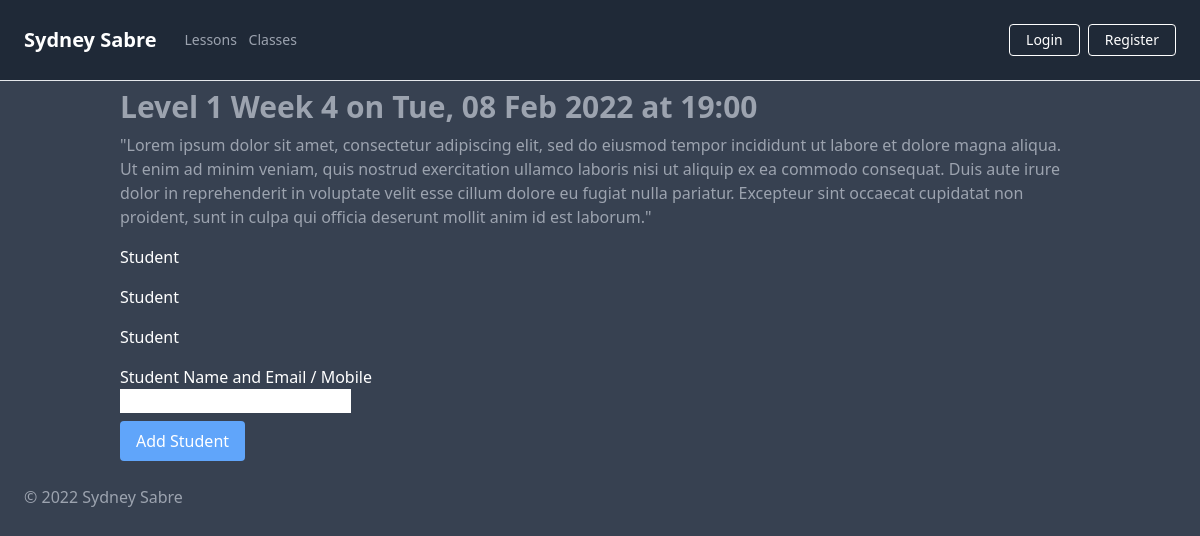
The app's page /classes/9 with its own data.
### app/models.py (models this page shows)
class ClassSlot(db.Model):
    __tablename__ = "class_slots"
    id = db.Column(db.Integer, primary_key=True)
    date = db.Column(db.Date, nullable=False)
    time = db.Column(db.Time, nullable=False)
    class_name = db.Column(db.String(250), nullable=True)
    class_description = db.Column(db.String(500), nullable=True)
    completed = db.Column(db.Boolean, default=False, nullable=True)
    students = db.relationship("Student")

class Student(db.Model):
    __tablename__ = "students"
    id = db.Column(db.Integer, primary_key=True)
    name = db.Column(db.String(250), nullable=True)
    paid = db.Column(db.Boolean, default=False, nullable=True)
    parent_id = db.Column(db.Integer, db.ForeignKey('class_slots.id'))

### app/routes.py (the view, shortened to what this page needs)
@app.route('/classes/<class_slot_id>', methods=["GET", "POST"])
def book_class(class_slot_id):
    form = BookingClassForm()
    class_slot = ClassSlot.query.get(class_slot_id)
    return render_template('class_slot.html', current_class=class_slot, form=form)

### app/forms.py
class BookingClassForm(FlaskForm):
    name = StringField("Student Name and Email / Mobile", validators=[DataRequired()])
    submit = SubmitField("Add Student")

### app/templates/class_slot.html (shortened to what this page needs)
{% extends 'base.html' %}
{% block title %}
{{ current_class.class_name }} on {{ current_class.date.strftime('%a, %d %b %Y') }} at {{ current_class.time.strftime('%H:%M') }}
{% endblock %}
{% block content %}
    <div class="container">
        <h1 class="text-gray-400 my-2 text-3xl font-bold">{{ self.title() }}</h1>
        <p class="text-gray-400">
            {{ current_class.class_description }}
        </p>
        {% if current_user.is_admin: %}
        {% for student in current_class.students %}
        <div class="flex mr-auto my-4 w-full md:w-3/4 lg:w-1/2">
            <div class="flex grow">
                <p class="text-white">
                    {{ student.name }}
                </p>
            </div>
            <div class="flex">
                <a class="bg-red-400 hover:bg-red-200 text-white font-bold mx-2 px-3 py-2 rounded"
                href="{{url_for('delete_student', student_id=student.id)}}">
                ✘
                </a>
            </div>
        </div>
        {% endfor %}
        {% else %}
            {% for student in current_class.students %}
            <div class="flex mr-auto my-4 w-full md:w-3/4 lg:w-1/2">
                <div class="flex grow">
                    <p class="text-white">
                        Student
                    </p>
                </div>
            </div>
            {% endfor %}
        {% endif %}
        <form action="" method="post" novalidate>
            <div class="my-2">
                <p class="text-white">
                    {{ form.name.label }}
                </p>
                <p>
                    {{ form.name }}
                </p>
            </div>
            <button class="bg-blue-400 hover:bg-blue-200 text-white font-bold py-2 px-4 rounded">{{ form.submit() }}</button>
        </form>
    </div>
{% endblock %}

### app/static/css/main.css (style rules this page uses)
html { line-height: 1.5; -webkit-text-size-adjust: 100%; -moz-tab-size: 4; -o-tab-size: 4; tab-size: 4; font-family: ui-sans-serif, system-ui, -apple-system, BlinkMacSystemFont, "Segoe UI", Roboto, "Helvetica Neue", Arial, "Noto Sans", sans-serif, "Apple Color Emoji", "Segoe UI Emoji", "Segoe UI Symbol", "Noto Color Emoji"; }
body { margin: 0; line-height: inherit; }
h1, h2, h3, h4, h5, h6 { font-size: inherit; font-weight: inherit; }
button, input, optgroup, select, textarea { font-family: inherit; font-size: 100%; line-height: inherit; color: inherit; margin: 0; padding: 0; }
button, select { text-transform: none; }
button, [type='button'], [type='reset'], [type='submit'] { -webkit-appearance: button; background-color: transparent; background-image: none; }
blockquote, dl, dd, h1, h2, h3, h4, h5, h6, hr, figure, p, pre { margin: 0; }
input::placeholder, textarea::placeholder { opacity: 1; color: #9ca3af; }
button, [role="button"] { cursor: pointer; }
.container { width: 100%; margin-right: auto; margin-left: auto; padding-right: 2rem; padding-left: 2rem; }
@media (min-width: 640px) { .container { max-width: 640px; } }
@media (min-width: 768px) { .container { max-width: 768px; } }
@media (min-width: 1024px) { .container { max-width: 1024px; } }
.my-2 { margin-top: 0.5rem; margin-bottom: 0.5rem; }
.my-4 { margin-top: 1rem; margin-bottom: 1rem; }
.mr-auto { margin-right: auto; }
.flex { display: flex; }
.w-full { width: 100%; }
.grow { flex-grow: 1; }
.rounded { border-radius: 0.25rem; }
.bg-gray-700 { --tw-bg-opacity: 1; background-color: rgb(55 65 81 / var(--tw-bg-opacity)); }
.bg-blue-400 { --tw-bg-opacity: 1; background-color: rgb(96 165 250 / var(--tw-bg-opacity)); }
.py-2 { padding-top: 0.5rem; padding-bottom: 0.5rem; }
.px-4 { padding-left: 1rem; padding-right: 1rem; }
.text-3xl { font-size: 1.875rem; line-height: 2.25rem; }
.font-bold { font-weight: 700; }
.text-white { --tw-text-opacity: 1; color: rgb(255 255 255 / var(--tw-text-opacity)); }
.text-gray-400 { --tw-text-opacity: 1; color: rgb(156 163 175 / var(--tw-text-opacity)); }
@media (min-width: 768px) { .md\:w-3\/4 { width: 75%; } }
@media (min-width: 1024px) { .lg\:w-1\/2 { width: 50%; } }

### records on screen
ClassSlot: class_name "Level 1 Week 4", date "Tue, 08 Feb 2022", time "19:00", class_description "\"Lorem ipsum dolor sit amet, consectetur adipiscing elit, sed do eiusmod tempor incididunt ut labore et dolore magna aliqua. Ut enim ad minim veniam, quis nostrud exercitation ullamco laboris nisi ut aliquip ex ea commodo consequat. Duis aute irure dolor in reprehenderit in voluptate velit esse cillum dolore eu fugiat nulla pariatur. Excepteur sint occaecat cupidatat non proident, sunt in culpa qui officia deserunt mollit anim id est laborum.\""
